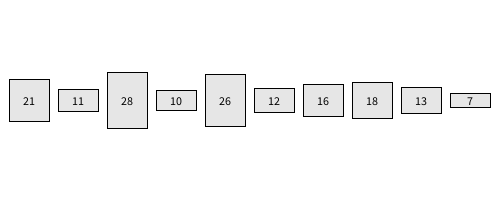
Frame 1 (no input)
Frame 60 (the mouse pressed at the canvas centre just before this capture): identical to frame 1, image omitted
Frame 120 (the mouse held since frame 60 and released just before this capture): identical to frame 1, image omitted

The Processing sketch that drew this single still picture (run headless with seeded random() and noise(); from frame 60 on, the mouse is pressed at the canvas centre):

// Processing sketch: InsertionSort
// ── InsertionSort.pde
final int[] numbers = new int[10];
final int[] sortedNumbers = new int[10];

boolean showSorted;

void setup()
{
  size(500,200);
  
  showSorted = false;
  
  // Fill both arrays with the same numbers
  int num = 0;
  while (num < numbers.length)
  {
    numbers[num] = (int)random(5, 30);
    sortedNumbers[num] = numbers[num];
    
    num++;
  }
  
  // Sort the second array
  sortArray(sortedNumbers);
}

void sortArray(int[] numbers)
{
  int currentStartIndex = 1;
  while (currentStartIndex < numbers.length)
  {
    int innerIndex = currentStartIndex;
    while (innerIndex > 0 &&
           numbers[innerIndex] < numbers[innerIndex - 1])
    {
      // Swap the current "inner indexed" value with the one before it
      int temp = numbers[innerIndex-1];
      numbers[innerIndex-1] = numbers[innerIndex];
      numbers[innerIndex] = temp;
      
      innerIndex--;
    }
    
    currentStartIndex++;
  }
}

void draw()
{
  background(255);
  textAlign(CENTER, CENTER);
  
  final int buttonWidth = 40;
  
  int[] array;
  if (showSorted)
  {
    array = sortedNumbers;
  }
  else
  {
    array = numbers;
  }
  
  float spaceBetween = (width - (buttonWidth*array.length)) /
                       (array.length + 1);
                       
  int buttonNum = 0;
  while (buttonNum < array.length)
  {
    float buttonHeight = array[buttonNum] * 2;
    
    float x = (buttonNum+1)*spaceBetween + buttonNum*buttonWidth;
    float y = height/2 - buttonHeight/2;
   
    fill(230);   
    rect(x, y, buttonWidth, buttonHeight);
         
    fill(0);
    text(array[buttonNum], x + buttonWidth/2, y + buttonHeight/2);  
    
    buttonNum++;
  }  
}

void keyPressed()
{
  showSorted = !showSorted;
}
